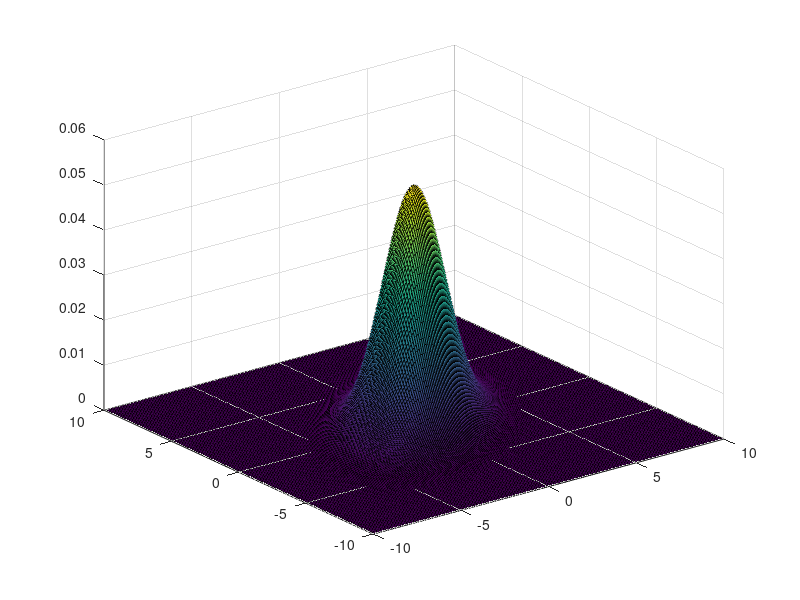
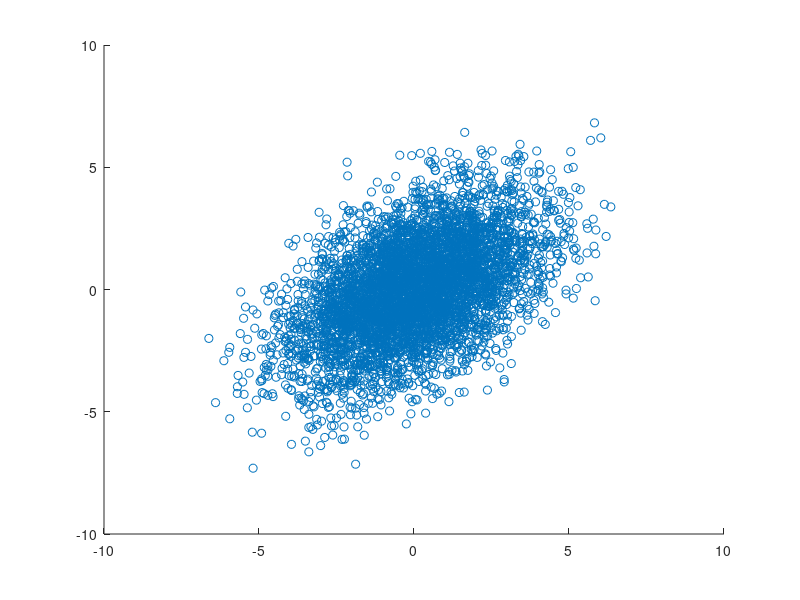

Reproduce these figures in MATLAB, in order.
rho=0.5;
sigma=2;

[x1,x2]=meshgrid(-10:0.1:10,-10:0.1:10);

 surf(x1,x2,1/(2*pi*sigma^2*(1-rho^2))*exp(-(x1.^2+x2.^2-2*rho.*x1.*x2)/(2*sigma^2*(1-rho^2))))


maxv=0.06 %has to be largest than the max of the pdf


nsamples=5000; %number of samples that we want
n=1;

nrejected=0;

while n<nsamples

    x1=(rand()-0.5)*20;
    x2=(rand()-0.5)*20;
    u=rand()*maxv;
    if u<1/(2*pi*sigma^2*(1-rho^2))*exp(-(x1.^2+x2.^2-2*rho.*x1.*x2)/(2*sigma^2*(1-rho^2)))
        x1sample(n)=x1;
        x2sample(n)=x2;         %sample accepted
        n=n+1;
    else
        %sample rejected
        nrejected=nrejected+1;
    end
end


figure 

scatter(x1sample,x2sample)

